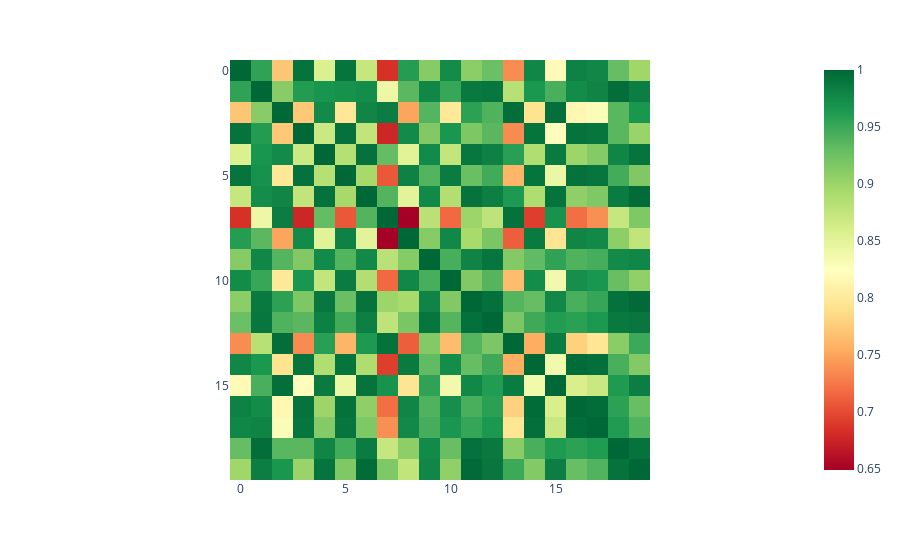

Notebook code cell kept with this figure:
### Code cell
print(similarities.shape)
similarities = similarities.round(5)
print(f'Min value: {similarities.min()}')
print(f'Max value: {similarities.max()}')
df_similarities = pd.DataFrame(similarities)
df_similarities.to_csv('../data/similarity_data.csv', index=False)
fig = px.imshow(similarities, color_continuous_scale='RdYlGn')
fig.show()

### Figure 1 — Plotly figure (JSON) as saved in the notebook; plotly's stock layout.template omitted (floating-point values rounded to 4 significant figures; data arrays with more than 128 entries replaced by an {"elided": "..."} marker saying what was removed)
{"data": [{"coloraxis": "coloraxis", "hovertemplate": "x: %{x}<br>y: %{y}<br>color: %{z}<extra></extra>", "name": "0", "type": "heatmap", "xaxis": "x", "yaxis": "y", "z": {"elided": "20x20 float values"}}], "layout": {"coloraxis": {"colorscale": [[0, "rgb(165,0,38)"], [0.1, "rgb(215,48,39)"], [0.2, "rgb(244,109,67)"], [0.3, "rgb(253,174,97)"], [0.4, "rgb(254,224,139)"], [0.5, "rgb(255,255,191)"], [0.6, "rgb(217,239,139)"], [0.7, "rgb(166,217,106)"], [0.8, "rgb(102,189,99)"], [0.9, "rgb(26,152,80)"], [1, "rgb(0,104,55)"]]}, "margin": {"t": 60}, "xaxis": {"anchor": "y", "constrain": "domain", "domain": [0, 1], "scaleanchor": "y"}, "yaxis": {"anchor": "x", "autorange": "reversed", "constrain": "domain", "domain": [0, 1]}}}
